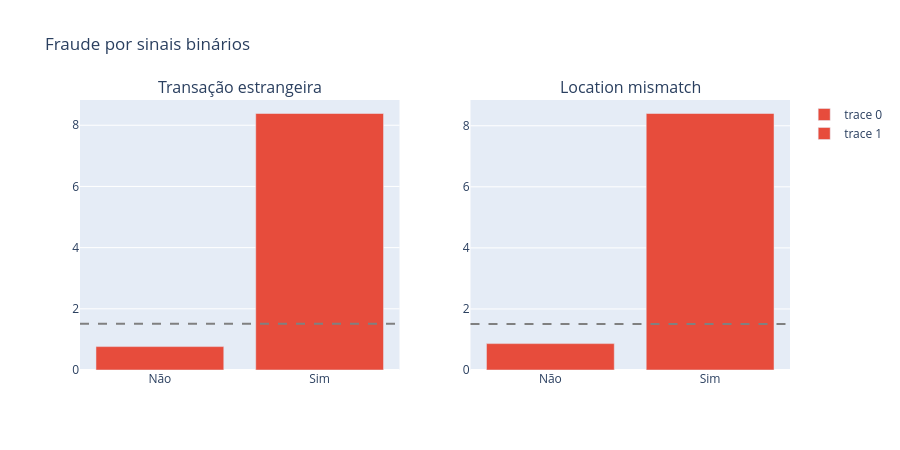
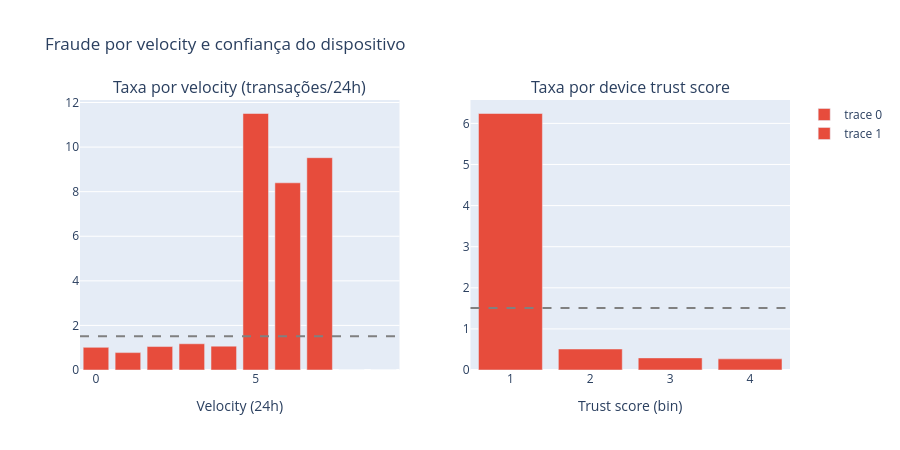

Notebook cell for these charts, in order:
### Markdown cell above
<div id="sinais"></div>

# 6. Sinais de Risco

### Code cell
estrangeira = df.groupby('foreign_transaction')['is_fraud'].mean() * 100
mismatch = df.groupby('location_mismatch')['is_fraud'].mean() * 100
velocity = df.groupby('velocity_last_24h')['is_fraud'].mean() * 100

df['trust_bin'] = df['device_trust_score'] // 20
trust = df.groupby('trust_bin')['is_fraud'].mean() * 100

df['faixa_etaria'] = pd.cut(
    df['cardholder_age'],
    bins=[17, 25, 35, 45, 55, 70],
    labels=['18-25', '26-35', '36-56', '46-55', '56-69'],
)

idade = df.groupby('faixa_etaria', observed=True)['is_fraud'].mean() * 100

fig = make_subplots(
    rows=1, cols=2,
    subplot_titles=("Transação estrangeira", "Location mismatch"),
    vertical_spacing=0.2,
)

fig.add_trace(
    go.Bar(x=['Não', 'Sim'], y=estrangeira.values, marker_color="#e74c3c"),
    row=1, col=1,
)
fig.add_hline(y=taxa_media, line_dash="dash", line_color="gray", row=1, col=1)

fig.add_trace(
    go.Bar(x=['Não', 'Sim'], y=mismatch.values, marker_color="#e74c3c"),
    row=1, col=2,
)
fig.add_hline(y=taxa_media, line_dash="dash", line_color="gray", row=1, col=2)

fig.update_layout(height=450, title_text="Fraude por sinais binários")

fig.show()


fig = make_subplots(
    rows=1, cols=2,
    subplot_titles=("Taxa por velocity (transações/24h)", "Taxa por device trust score"),
    vertical_spacing=0.15,
)

fig.add_trace(
    go.Bar(x=velocity.index, y=velocity.values, marker_color="#e74c3c"),
    row=1, col=1,
)
fig.add_hline(y=taxa_media, line_dash="dash", line_color="gray", row=1, col=1)

fig.add_trace(
    go.Bar(x=trust.index, y=trust.values, marker_color="#e74c3c"),
    row=1, col=2,
)
fig.add_hline(y=taxa_media, line_dash="dash", line_color="gray", row=1, col=2)

fig.update_layout(height=450, title_text="Fraude por velocity e confiança do dispositivo")
fig.update_xaxes(title_text="Velocity (24h)", row=1, col=1)
fig.update_xaxes(title_text="Trust score (bin)", row=1, col=2)

fig.show()

### Figure 1 — Plotly figure (JSON) as saved in the notebook; plotly's stock layout.template omitted (floating-point values rounded to 4 significant figures)
{"data": [{"marker": {"color": "#e74c3c"}, "type": "bar", "x": ["Não", "Sim"], "xaxis": "x", "y": [0.7648, 8.384], "yaxis": "y"}, {"marker": {"color": "#e74c3c"}, "type": "bar", "x": ["Não", "Sim"], "xaxis": "x2", "y": [0.864, 8.401], "yaxis": "y2"}], "layout": {"annotations": [{"font": {"size": 16}, "showarrow": false, "text": "Transação estrangeira", "x": 0.225, "xanchor": "center", "xref": "paper", "y": 1, "yanchor": "bottom", "yref": "paper"}, {"font": {"size": 16}, "showarrow": false, "text": "Location mismatch", "x": 0.775, "xanchor": "center", "xref": "paper", "y": 1, "yanchor": "bottom", "yref": "paper"}], "height": 450, "shapes": [{"line": {"color": "gray", "dash": "dash"}, "type": "line", "x0": 0, "x1": 1, "xref": "x domain", "y0": 1.51, "y1": 1.51, "yref": "y"}, {"line": {"color": "gray", "dash": "dash"}, "type": "line", "x0": 0, "x1": 1, "xref": "x2 domain", "y0": 1.51, "y1": 1.51, "yref": "y2"}], "title": {"text": "Fraude por sinais binários"}, "xaxis": {"anchor": "y", "domain": [0, 0.45]}, "xaxis2": {"anchor": "y2", "domain": [0.55, 1]}, "yaxis": {"anchor": "x", "domain": [0, 1]}, "yaxis2": {"anchor": "x2", "domain": [0, 1]}}}

### Figure 2 — Plotly figure (JSON) as saved in the notebook; plotly's stock layout.template omitted (floating-point values rounded to 4 significant figures)
{"data": [{"marker": {"color": "#e74c3c"}, "type": "bar", "x": [0, 1, 2, 3, 4, 5, 6, 7, 8, 9], "xaxis": "x", "y": [1.016, 0.7795, 1.052, 1.176, 1.071, 11.51, 8.397, 9.524, 0.0, 0.0], "yaxis": "y"}, {"marker": {"color": "#e74c3c"}, "type": "bar", "x": [1, 2, 3, 4], "xaxis": "x2", "y": [6.24, 0.5108, 0.2943, 0.2707], "yaxis": "y2"}], "layout": {"annotations": [{"font": {"size": 16}, "showarrow": false, "text": "Taxa por velocity (transações/24h)", "x": 0.225, "xanchor": "center", "xref": "paper", "y": 1, "yanchor": "bottom", "yref": "paper"}, {"font": {"size": 16}, "showarrow": false, "text": "Taxa por device trust score", "x": 0.775, "xanchor": "center", "xref": "paper", "y": 1, "yanchor": "bottom", "yref": "paper"}], "height": 450, "shapes": [{"line": {"color": "gray", "dash": "dash"}, "type": "line", "x0": 0, "x1": 1, "xref": "x domain", "y0": 1.51, "y1": 1.51, "yref": "y"}, {"line": {"color": "gray", "dash": "dash"}, "type": "line", "x0": 0, "x1": 1, "xref": "x2 domain", "y0": 1.51, "y1": 1.51, "yref": "y2"}], "title": {"text": "Fraude por velocity e confiança do dispositivo"}, "xaxis": {"anchor": "y", "domain": [0, 0.45], "title": {"text": "Velocity (24h)"}}, "xaxis2": {"anchor": "y2", "domain": [0.55, 1], "title": {"text": "Trust score (bin)"}}, "yaxis": {"anchor": "x", "domain": [0, 1]}, "yaxis2": {"anchor": "x2", "domain": [0, 1]}}}
